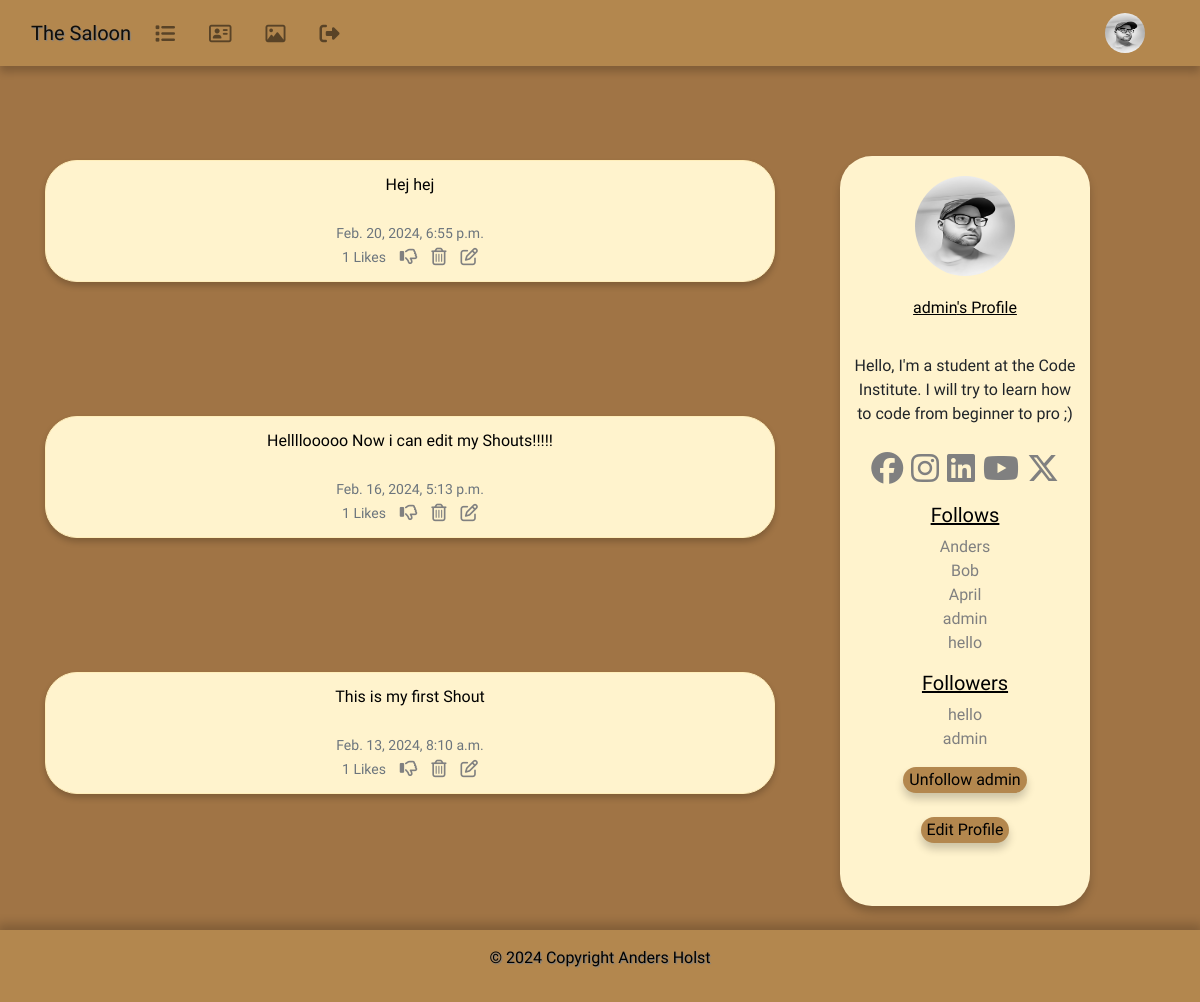
Before: /profile/1 (signed in) with the older database file.
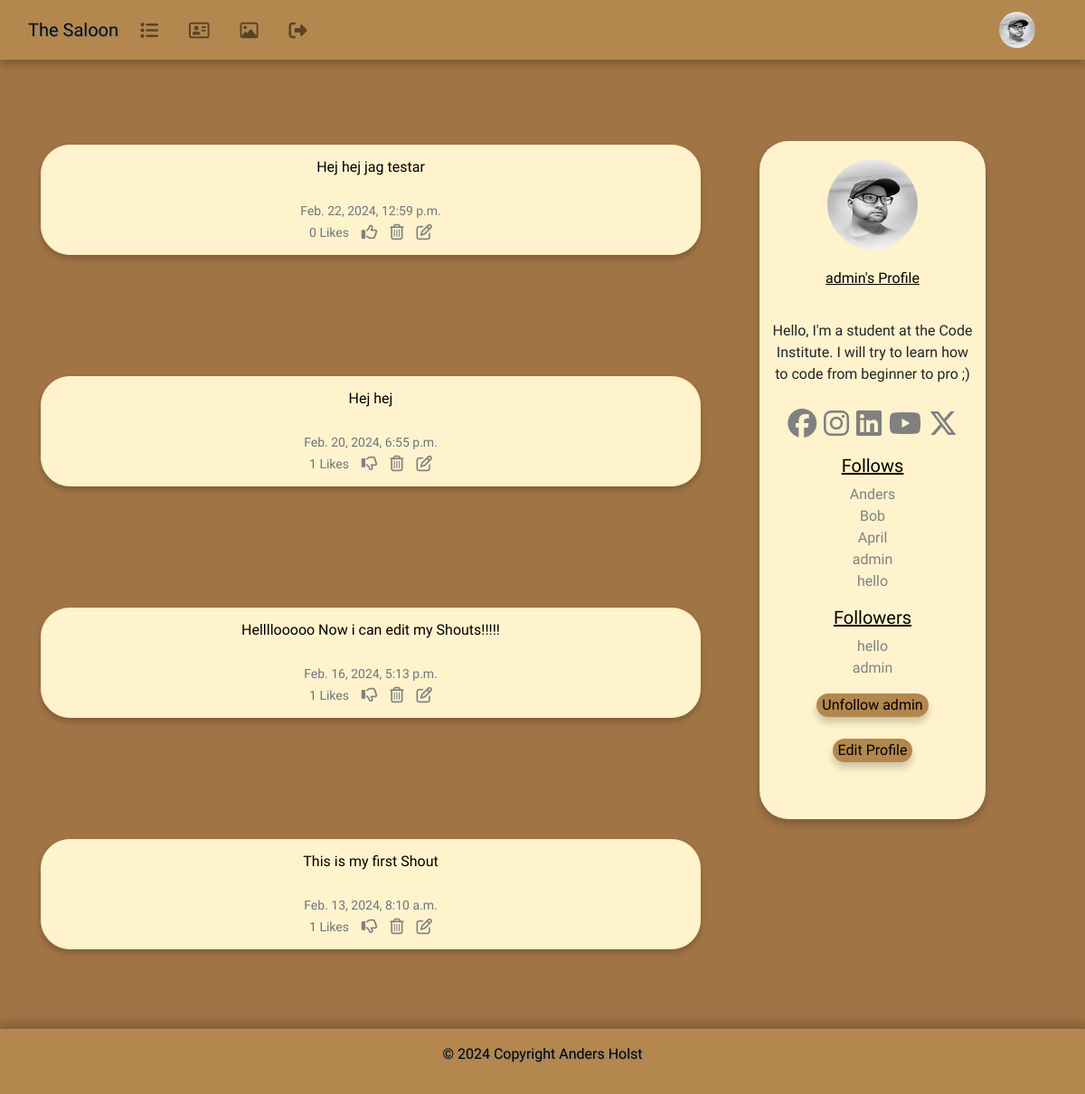
After: the same page with the newer database file.
### the_saloon/models.py (models this page shows, shortened)
class Profile(models.Model):
        user = models.OneToOneField(User, on_delete=models.CASCADE)
        follows = models.ManyToManyField("self",
            related_name="followed_by",
            symmetrical=False,
            blank=True)
        date_modified = models.DateTimeField(User, auto_now=True)
        profile_image = models.ImageField(null=True, blank=True, upload_to="images/")
        profile_bio = models.CharField(null=True, blank=True, max_length=500)
        facebook_link = models.CharField(null=True, blank=True, max_length=100)
        instagram_link = models.CharField(null=True, blank=True, max_length=100)
        linkedin_link = models.CharField(null=True, blank=True, max_length=100)
        youtube_link = models.CharField(null=True, blank=True, max_length=100)
        x_link = models.CharField(null=True, blank=True, max_length=100)
        def __str__(self):
                return self.user.username

class Shout(models.Model):
    user = models.ForeignKey(
        User, related_name="shouts",
        on_delete=models.DO_NOTHING
        )
    body = models.CharField(max_length=200)
    created_at = models.DateTimeField(auto_now_add=True)
    likes = models.ManyToManyField(User, related_name="shout_like", blank=True)
    def number_of_likes(self):
		    return self.likes.count()

### the_saloon/views.py (the view, shortened to what this page needs)
# urls.py: path('profile/<int:pk>', views.profile, name='profile'),
def profile(request, pk):
    if request.user.is_authenticated:
        profile = Profile.objects.get(user_id=pk)
        shouts = Shout.objects.filter(user_id=pk).order_by("-created_at")
        return render(request, "profile.html", {"profile":profile, "shouts":shouts})
    else:
        messages.success(request, ("You must login to see this page..."))
        return redirect('home')

### the_saloon/templates/profile.html (shortened to what this page needs)
{% extends 'base.html' %}
{% load static %}
{% block content %}
{% if profile %}
<div class="container text-center">
  <div class="row">
    <div class="col-md-8">
      <br/>
      {% if shouts%}
      {% for shout in shouts %}
      <div class="shout-profile alert alert-warning" role="alert">
        {{ shout.body }}<br /><br />
        <small class="text-muted" style="font-family: Rye, serif;">
          {{ shout.created_at }}
          <br/>
          {{ shout.number_of_likes }} Likes
          &nbsp;&nbsp;
          {% if user in shout.likes.all %}
          <a href="{% url 'shout_like' shout.id %}"></a>
          {% else %}
          <a href="{% url 'shout_like' shout.id %}"></a>
          {% endif %}
          {% if request.user.username == profile.user.username %}
          <a href="{% url 'delete_shout' shout.id %}"></a>
          <a href="{% url 'edit_shout' shout.id %}"></a>
          {% endif %}
        </small>
      </div><br /></br />
      {% endfor %}
      {% endif %}
    </div>
      <div class="profile-bio">
          <div class=" image d-flex flex-column
                justify-content-center align-items-center">
            {% if profile.profile_image %}
            <img src="{{ profile.profile_image.url }}" height="100"
            width="100" class="profile rounded-circle" height: auto;>
            {% else %}
            <img src="{% static 'images/cowboy.png' %}" height="100"
            width="100" class="profile rounded-circle" height: auto;>
            {% endif %}
            <span class="name mb-4">
              {{ profile.user.username }}'s Profile
            </span>
            {% if profile.profile_bio %}
            <div class="bio">
              <span><p>
                  {{ profile.profile_bio}}</p></span>
            </div>
            {% endif %}
            <div class="gap-3 mb-3 icons d-flex flex-row
            justify-content-center align-items-center">
              {% if profile.facebook_link %}
              <a href="{{ profile.facebook_link }} target="new">
                <i class="fa-2x fa-brands fa-facebook"></i></a>
              {% endif %}
              {% if profile.instagram_link %}
              <a href="{{ profile.instagram_link }}" target="new"><i
                  class="fa-2x fa-brands fa-instagram"></i></a>
              {% endif %}
              {% if profile.linkedin_link %}
              <a href="{{ profile.linkedin_link }}" target="new"><i
                  class="fa-2x fa-brands fa-linkedin"></i></a>
              {% endif %}
              {% if profile.youtube_link %}
              <a href="{{ profile.youtube_link }}" target="new"><i
                  class="fa-2x fa-brands fa-youtube"></i></a>
              {% endif %}
              {% if profile.x_link %}
              <a href="{{ profile.x_link }}" target="new"><i
                 class="fa-2x fa-brands fa-x-twitter"></i></a>
              {% endif %}
            </div>
            <h5 class="follow"> Follows </h5>
            <p class="card-text">{% for following in profile.follows.all %}
              <a href="{% url 'profile' following.user.id %}">{{ following }}</a><br />
              {% endfor %}
            <h5 class="follow"> Followers </h5>
            <p class="card-text">{% for following in profile.followed_by.all %}
              <a href="{% url 'profile' following.user.id %}">{{ following }}</a><br />
              {% endfor %}
            <form method=POST>
              {% if profile in user.profile.follows.all %}
              <button class="btn-profile btn-outline" name="follow"
               value="unfollow" type="submit">
                Unfollow {{ profile.user.username|lower}}
              </button>
              {% else %}
              <button class="btn-profile btn-outline" name="follow"
               value="follow" type="submit">
                Follow {{ profile.user.username|lower}}
              </button>
              {% endif %}
              <br/><br/>
              {% if request.user.id == profile.user.id %}
              <button class="btn-profile btn-outline">
                <a class="edit" href="{% url 'update_user' %}">Edit Profile</a>
              </button>
              {% endif %}
          </div>
        </div>
      </div>
    </div>
{% endif %}
{% endblock %}

### the_saloon/templates/base.html (shortened to what this page needs)
{% load static %}
<!doctype html>
<html lang="en">
  <head>
    <link rel="stylesheet" href="https://cdn.jsdelivr.net/npm/bootstrap@4.6.2/dist/css/bootstrap.min.css">
    <link href="{% static 'css/style.css' %}" rel="stylesheet"/>
  </head>
  <body>
    {% include 'navbar.html' %}
      {% block content %}
      {% endblock %}
    {% include "footer.html" %}
  </body>
</html>

### the_saloon/templates/navbar.html (shortened to what this page needs)
<nav class="navbar navbar-expand-lg navbar-light navbar sticky-top">
  <div class="container-fluid">
    <a class="navbar-brand" href="{% url 'home' %}">The Saloon</a>
    <div class="collapse navbar-collapse" id="navbarSupportedContent">
      <ul class="navbar-nav me-auto mb-2 mb-lg-0">
        <li class="nav-item">
          <a class="nav-link" href="{% url 'profile_list' %}"><i class="fa-lg fa-solid fa-list"></i></a>
        </li>
        {% if user.is_authenticated %}
        <li class="nav-item">
          <a class="nav-link" href="{% url 'profile' request.user.id %}"><i class="fa-lg fa-regular fa-address-card"></i></a>
        </li>
        <li class="nav-item">
          <a class="nav-link" href="{% url 'upload_image' %}"><i class="fa-lg fa-regular fa-image"></i></a>
        </li>
        <li class="nav-item">
          <a class="nav-link" href="{% url 'logout' %}"><i class="fa-lg fa-solid fa-right-from-bracket"></i></a>
        </li>
        {% endif %}
      </ul>
      {% if request.user.is_authenticated %}
        <ul class="navbar-nav ml-auto">
          <li class="nav-link navbar-brand">
            <a href="{% url 'profile' request.user.id %}">
              <img src="{{ user.profile.profile_image.url }}" class="rounded-circle" width="40" height="40">
            </a>
          </li>
        </ul>
      {% endif %}
      </div>
    </div>
</nav>

### the_saloon/templates/footer.html
<br/><br/><br/><br/>
<footer class="bg-body-tertiary text-center text-lg-start fixed-bottom">
    <div class="text-center p-3">
      <p class="text-black">©  2024 Copyright Anders Holst</p>
    </div>
  </footer>

### social/static/css/style.css (style rules this page uses)
body { background-color: #A07445; }
div.container { background-color: #A07445; }
div.alert { background-color: #FFF3CD; box-shadow: 0 4px 6px 0 rgba(0,0,0,.2); font-family: Rye, serif; border-radius: 2rem; }
a.navbar-brand { background-color: #B3874E; color: black; font-family: Rye, serif; text-shadow: 1px 1px 1px gray; }
nav.navbar { background-color: #B3874E; box-shadow: 0 6px 8px 0 rgba(0,0,0,.2); }
footer.bg-body-tertiary { background-color: #B3874E; color:black; font-family: Rye, serif; text-shadow: 1px 1px 1px gray; box-shadow: 0 -3px 10px 3px rgba(0, 0, 0, 0.2); }
div.profile-bio { text-align: center; background-repeat: no-repeat; background-position: 50% 50%; background-size: cover; width: 250px; height: 750px; font-family: Rye, serif; background-color: #FFF3CD; box-shadow: 0 6px 8px 0 rgba(0,0,0,.2); border-radius: 2rem; margin-top: 90px; margin-left: 50px; }
div.bio { font-family: Rye, serif; text-align: center; padding: 10px; }
img.profile { margin-top: 20px; margin-bottom: 20px; }
p.card-text { font-family: Rye, serif; }
a { color:gray }
span.name { font-family: Rye, serif; color: black; text-decoration: underline; }
div.shout-profile { font-family: Rye, serif; color: black; margin-top: 70px; }
h5.follow { font-family: Rye, serif; color: black; text-decoration: underline; }
button.btn-profile { background-color:#B3874E; font-family: Rye, serif; border: none; box-shadow: 0 6px 8px 0 rgba(0,0,0,.2); border-radius: 2rem; font-family: Rye, serif; color: black; }
a.edit { color: black; }

Changed rows visible on the page:
added Shout: body "Hej hej jag testar", created_at "Feb. 22, 2024, 12:59 p.m.", number_of_likes "0"
